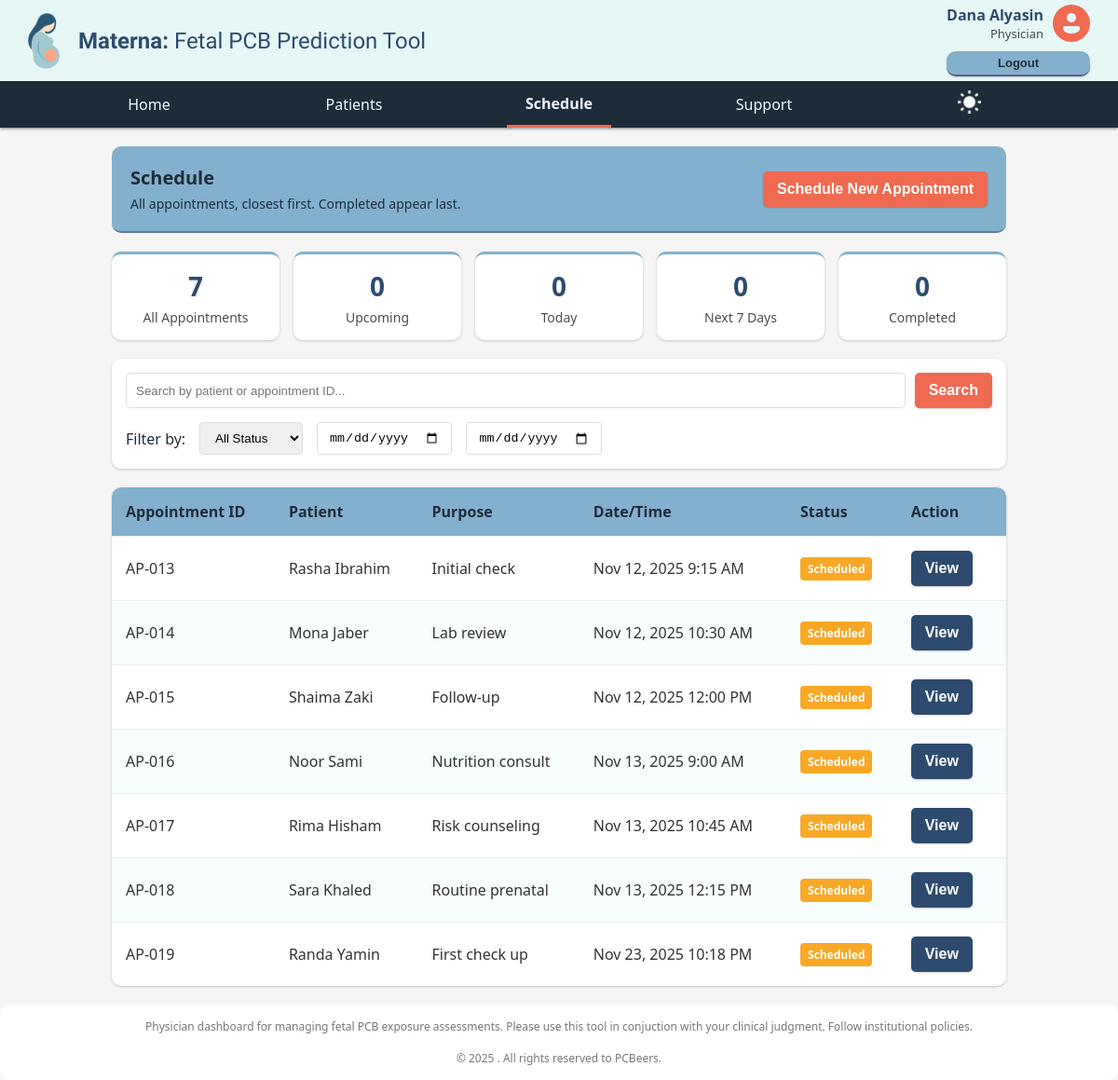
The page /schedule.html (signed in) on the database its author committed.
### models.py (models this page shows)
class Patient(SQLModel, table=True):
    id: Optional[int] = Field(default=None, primary_key=True)
    name: str
    bdate: date
    age: Optional[int] = None
    gestational_age: Optional[int] = None
    due_date: Optional[date] = None
    risk: Optional[str] = None  # e.g. 'low', 'medium', 'high'
    data_consent: bool = Field(default=False)
    is_complete: bool = Field(default=False)
    notes: Optional[str] = None
    docs: Optional[str] = None  # Could be file path or JSON metadata
    physician_id: Optional[int] = Field(default=None, foreign_key="account.id")
    physician: Optional[Account] = Relationship(back_populates="patients")
    appointments: List["Appointment"] = Relationship(back_populates="patient")
    lab_tests: List["LabTest"] = Relationship(back_populates="patient")
    model_features: List["ModelFeatures"] = Relationship(
        back_populates="patient")

class Appointment(SQLModel, table=True):
    id: Optional[int] = Field(default=None, primary_key=True)
    purpose: str
    datetime: datetime
    status: str  # e.g. 'scheduled', 'completed', 'cancelled'
    patient_id: int = Field(foreign_key="patient.id")
    physician_id: int = Field(foreign_key="account.id")
    patient: "Patient" = Relationship(back_populates="appointments")
    physician: "Account" = Relationship(back_populates="appointments")

### main.py (the view)
@app.get("/dashboard_analytics", response_class=HTMLResponse)
def get_page(request: Request):
    return templates.TemplateResponse("researcher/analytics_dashboard.html", {"request": request})

### templates/physician/schedule.html (shortened to what this page needs)
{% extends "layouts/list_layout.html" %}
{% block additional_filters %}
<input type="date" class="date-start" />
<input type="date" class="date-end" />
{% endblock %}

### templates/layouts/list_layout.html (shortened to what this page needs)
{% extends "layouts/main_layout.html" %}
{% block content %}
<div class="controls">
    <div>
        <div class="controls-title">{{ data.title }}</div>
        <div class="controls-subtitle">{{ data.subtitle }}</div>
    </div>
    {% if data.primary_button %}
    <div class="action-buttons">
        <button class="button-primary" onclick="location.href='{{ data.primary_href }}'">{{ data.primary_button
            }}</button>
    </div>
    {% endif %}
</div>
<div class="summary-banner">
    {% for item in data.summary %}
    <div class="summary-item">
        <div class="summary-number">{{ item.number }}</div>
        <div class="summary-label">{{ item.label }}</div>
    </div>
    {% endfor %}
</div>
<div class="search-filter-container">
    <div class="search-bar">
        <input type="text" class="search-input" placeholder="{{ data.search_placeholder }}">
        <button class="button-primary">Search</button>
    </div>
    <div class="filter-section">
        <span class="filter-label">Filter by:</span>
        {% for filter in data.filters %}
        <select class="filter-dropdown">
            {% for option in filter.options %}
            <option>{{ option }}</option>
            {% endfor %}
        </select>
        {% endfor %}
        {% block additional_filters %}
        {% endblock %}
    </div>
</div>
<table class="data-table">
    <thead>
        <tr>
            {% for attribute in data.attributes %}
            <th>{{ attribute }}</th>
            {% endfor %}
        </tr>
    </thead>
    <tbody>
        {% for record in data.records %}
        <tr>
            {% for field in record.fields %}
            <td>{{ field }}</td>
            {% endfor %}
            <td><span class="status-badge {{ record.status_class }}">{{ record.status }}</span></td>
            <td><button value="{{ record.id }}" class="button-secondary action-btn">{{ record.action }}</button></td>
        </tr>
        {% endfor %}
    </tbody>
</table>
{% endblock %}

### static/styles/background.css (style rules this page uses)
:root { --dark-blue: #2d4b6e; --light-blue: #83b0cd; --mint: #e6f7f5; --coral: #ef6a51; --navy: #1e2c3a; --whtish: #f5f5f5; }
body { margin: 0; background-color: var(--whtish); color: rgb(51, 51, 51); font-family: 'Segoe UI', Tahoma, Geneva, Verdana, sans-serif; }
button { padding: 10px 15px; color: white; font-size: medium; font-weight: 550; border: none; border-radius: 5px; box-shadow: 0px 1px 2px rgba(0, 0, 0, 0.2); cursor: pointer; }
.button-primary { background-color: var(--coral); }
.button-secondary { background-color: var(--dark-blue); margin-right: 10px; }
.status-badge { padding: 4px 8px; font-size: 12px; }
.risk-badge, .status-badge { display: inline-block; border-radius: 4px; color: white; font-weight: bold; }
.risk-medium, .status-pending, .status-update { background-color: #f9a826; }

### templates/layouts/list_layout.html (style rules this page uses)
.controls { display: flex; flex-wrap: wrap; justify-content: space-between; align-items: center; margin: 20px 0; padding: 20px; background-color: var(--light-blue); color: var(--navy); border-radius: 10px; border-bottom: 2px solid rgba(85, 98, 143, 0.7); }
.controls-title { font-size: 20px; font-weight: bold; }
.controls-subtitle { font-size: 14px; margin-top: 5px; }
.action-buttons { display: flex; gap: 10px; }
.button-primary { background-color: var(--coral); }
.button-secondary { background-color: var(--dark-blue); }
.summary-banner { display: grid; grid-template-columns: repeat(auto-fit, minmax(150px, 1fr)); gap: 15px; margin-bottom: 20px; }
.summary-item { background-color: white; padding: 15px; border-radius: 10px; text-align: center; box-shadow: 0px 1px 3px rgba(0, 0, 0, 0.2); border-top: 3px solid var(--light-blue); }
.summary-number { font-size: 28px; font-weight: bold; color: var(--dark-blue); }
.summary-label { color: rgba(0, 0, 0, 0.7); font-size: 14px; margin-top: 5px; }
.search-filter-container { background-color: white; padding: 15px; border-radius: 10px; margin-bottom: 20px; box-shadow: 0px 1px 3px rgba(0, 0, 0, 0.2); }
.search-bar { display: flex; gap: 10px; margin-bottom: 15px; }
.search-input { flex: 1; padding: 10px; border: 1px solid #ddd; border-radius: 5px; }
.filter-section { display: flex; flex-wrap: wrap; gap: 15px; align-items: center; }
.filter-label { color: var(--navy); font-weight: 500; }
.filter-dropdown, .date-start, .date-end { padding: 8px 12px; border: 1px solid #ddd; border-radius: 4px; }
.data-table { width: 100%; border-collapse: collapse; background-color: white; border-radius: 10px; overflow: hidden; box-shadow: 0px 1px 3px rgba(0, 0, 0, 0.2); margin-bottom: 20px; }
.data-table thead { background-color: var(--light-blue); color: var(--navy); }
.data-table th, .data-table td { padding: 15px; text-align: left; border-bottom: 1px solid #eee; }
.data-table tr:last-child td { border-bottom: none; }
.data-table tr:nth-child(even) { background-color: rgba(230, 249, 248, 0.3); }

### rows shown on the page
Patient: name "Rasha Ibrahim"
Appointment: purpose "Initial check"
Patient: name "Mona Jaber"
Appointment: purpose "Lab review"
Patient: name "Shaima Zaki"
Appointment: purpose "Follow-up"
Patient: name "Noor Sami"
Appointment: purpose "Nutrition consult"
Patient: name "Rima Hisham"
Appointment: purpose "Risk counseling"
Patient: name "Sara Khaled"
Appointment: purpose "Routine prenatal"
Patient: name "Randa Yamin"
Appointment: purpose "First check up"

### other values the page prints
{{ data.first_name }} "Dana"
{{ data.last_name }} "Alyasin"
{{ data.job }} "Physician"
{{ label }} "Home Patients Schedule Support"
{{ data.title }} "Schedule"
{{ data.subtitle }} "All appointments, closest first. Completed appear last."
{{ data.primary_button }} "Schedule New Appointment"
{{ item.number }} "7" "0" "0" "0" "0"
{{ item.label }} "All Appointments" "Upcoming" "Today" "Next 7 Days" "Completed"
{{ attribute }} "Appointment ID" "Patient" "Purpose" "Date/Time" "Status" "Action"
{{ field }} "AP-013" "Nov 12, 2025 9:15 AM" "AP-014" "Nov 12, 2025 10:30 AM" "AP-015" "Nov 12, 2025 12:00 PM" "AP-016" "Nov 13, 2025 9:00 AM" "AP-017" "Nov 13, 2025 10:45 AM" "AP-018" "Nov 13, 2025 12:15 PM" "AP-019" "Nov 23, 2025 10:18 PM"
{{ record.status }} "Scheduled" "Scheduled" "Scheduled" "Scheduled" "Scheduled" "Scheduled" "Scheduled"
{{ record.action }} "View" "View" "View" "View" "View" "View" "View"
form field value "All Status"
